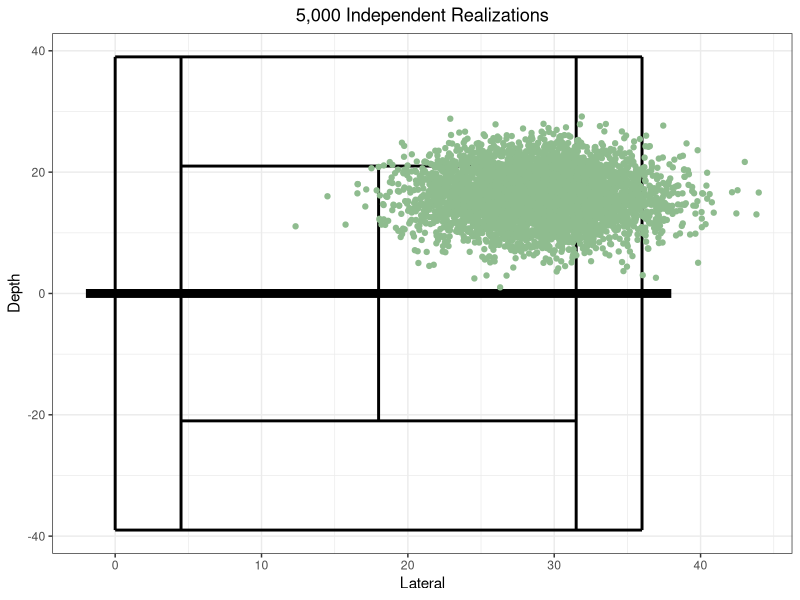
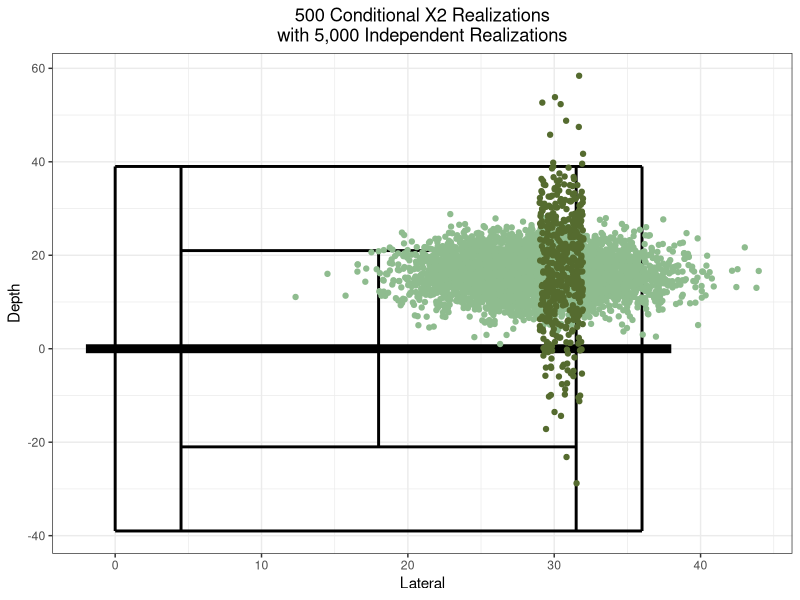

Recreate these plots in R, in order.
## ---- chunk 1
knitr::opts_chunk$set(echo = TRUE)
#Relevant Libraries
library(ggplot2)
library(mvtnorm)
library(ggplot2)
library(gridExtra)
library(tidyverse)
## ---- chunk 2
#Create a data.frame object, the easy structure to use for ggploting
tennisCourt = data.frame(x1 = c(0,4.5,18,31.5,36,0,4.5,4.5,0,-2),
                         x2 = c(0,4.5,18,31.5,36,36,31.5,31.5,36,38),
                         y1 = c(-39,-39,-21,-39,-39,39,21,-21,-39,0), 
                         y2 = c(39,39,21,39,39,39,21,-21,-39,0),
                         width = c(rep(1,9),3))

#Create a plot object called ggTennis
ggTennis = ggplot(tennisCourt) + 
  geom_segment(aes(x = x1,y = y1,xend = x2,yend = y2),size = tennisCourt$width) + 
  labs(x = "Lateral",y = 'Depth', title = '5,000 Independent Realizations') + 
  theme_bw() + 
  theme(plot.title = element_text(hjust=0.5))

#Create 5000 normally distributed points as a data frame
N <- 5000
v <- c(29, 16)
C <- matrix(c(4, 4, 4, 16), nrow = 2)
X1 <- rnorm(N, v[1], C[1,1])
X2 <- rnorm(N, v[2], C[1,1])

PointsToAdd <- data.frame(X1, X2)

#Add the points to ggTennis
ggTennisWithPoints = ggTennis +
  geom_point(data = PointsToAdd,aes(x = X1, y = X2),color = 'darkseagreen')

ggTennisWithPoints
## ---- chunk 3
#Theoretical Probability
pmvnorm(lower=c(18, 0), upper=c(31.5, 21), mean=c(29, 16),
        corr=NULL, sigma=matrix(c(4, 4, 4, 16), nrow = 2), algorithm = GenzBretz(), keepAttr=TRUE)

#Approximate Model Probability, Step 1: Subset legal points
Legal_PointsToAdd <- subset(PointsToAdd, X1>=18 & X1<=31.5 & X2>=0 & X2<=21)
#Approximate Model Probability, Step 2: Divide by N=5000
nrow(Legal_PointsToAdd)/5000
## ---- chunk 4
#Find the area under the curve that is greater than 0 and less than 21
pnorm(21, 17.5, sqrt(12))-pnorm(0, 17.5, sqrt(12))
## ---- chunk 5
#Create 500 normally distributed points as a data frame
N <- 500
X1=30.5
X2 <- rnorm(N, 17.5, 12)
Cond_PointsToAdd <- data.frame(X1, X2)

#Creating a jitter variable
jitter <- position_jitter(width = 1.5)

#Add the points to ggTennis and previous 5000 points
ggTennisWithPoints_All = ggTennis +
  geom_point(data = PointsToAdd,aes(x = X1, y = X2),color = 'darkseagreen') +
  geom_point(position = jitter, data = Cond_PointsToAdd,aes(x = X1, y = X2),color = 'darkolivegreen') +
  labs(x = "Lateral",y = 'Depth', title = '500 Conditional X2 Realizations\nwith 5,000 Independent Realizations')

ggTennisWithPoints_All
